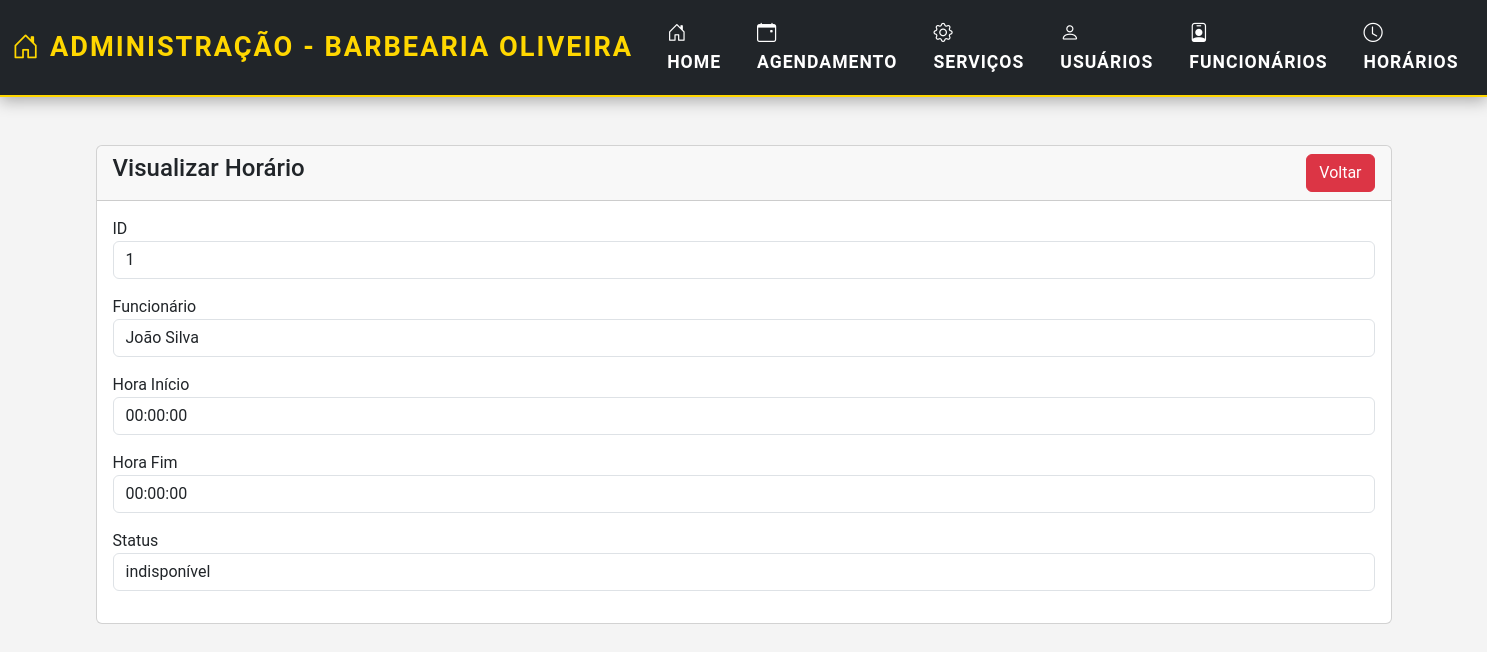
The page /admin/horarios/horario-view.php?id=1 on the database its author committed.
### tables this page shows
CREATE TABLE `horarios` (
  `id_horario` int(11) NOT NULL,
  `id_funcionario` int(11) DEFAULT NULL,
  `data` date NOT NULL,
  `hora_inicio` time NOT NULL,
  `hora_fim` time NOT NULL,
  `status` enum('disponível','indisponível') NOT NULL DEFAULT 'disponível'
);

CREATE TABLE `funcionarios` (
  `id_funcionario` int(11) NOT NULL,
  `id_servico` int(11) DEFAULT NULL,
  `nome` varchar(100) NOT NULL,
  `email` varchar(100) NOT NULL
);

### admin/horarios/horario-view.php (the view, shortened to what this page needs)
<?php
include_once(__DIR__ . '/../../conexao.php');
?>
<!doctype html>
<html lang="pt-br">
<head>
</head>
<body>
    <?php include('../navbar.php'); ?>
    <div class="container mt-5">
        <div class="row">
            <div class="col-md-12">
                <div class="card">
                    <div class="card-header">
                        <h4>Visualizar Horário
                            <a href="index-horarios.php" class="btn btn-danger float-end">Voltar</a>
                        </h4>
                    </div>
                    <div class="card-body">
                        <?php
                        if (isset($_GET['id'])) {
                            $horario_id = mysqli_real_escape_string($connection, $_GET['id']);
                            $sql = "
                                SELECT h.id_horario, h.hora_inicio, h.hora_fim, h.status, f.nome AS funcionario
                                FROM horarios h
                                JOIN funcionarios f ON h.id_funcionario = f.id_funcionario
                                WHERE h.id_horario='$horario_id'
                            ";
                            $query = mysqli_query($connection, $sql);
                            if (mysqli_num_rows($query) > 0) {
                                $horario = mysqli_fetch_array($query);
                                ?>
                        <div class="mb-3">
                            <label>ID</label>
                            <p class="form-control">
                                <?= $horario['id_horario']; ?>
                            </p>
                        </div>
                        <div class="mb-3">
                            <label>Funcionário</label>
                            <p class="form-control">
                                <?= $horario['funcionario']; ?>
                            </p>
                        </div>
                        <div class="mb-3">
                            <label>Hora Início</label>
                            <p class="form-control">
                                <?= $horario['hora_inicio']; ?>
                            </p>
                        </div>
                        <div class="mb-3">
                            <label>Hora Fim</label>
                            <p class="form-control">
                                <?= $horario['hora_fim']; ?>
                            </p>
                        </div>
                        <div class="mb-3">
                            <label>Status</label>
                            <p class="form-control">
                                <?= $horario['status']; ?>
                            </p>
                        </div>
                        <?php
                            } else {
                                echo "<h5>Horário não encontrado</h5>";
                            }
                        } else {
                            echo "<h5>ID do horário não fornecido</h5>";
                        }
                        ?>
                    </div>
                </div>
            </div>
        </div>
    </div>
</body>
</html>

### admin/navbar.php (style rules this page uses)
body { font-family: 'Roboto', sans-serif; margin: 0; padding: 0; background-color: #f4f4f4; }

### rows shown on the page
horarios: id_horario "1", id_funcionario.nome "João Silva", hora_inicio "00:00:00", hora_fim "00:00:00", status "indisponível"
